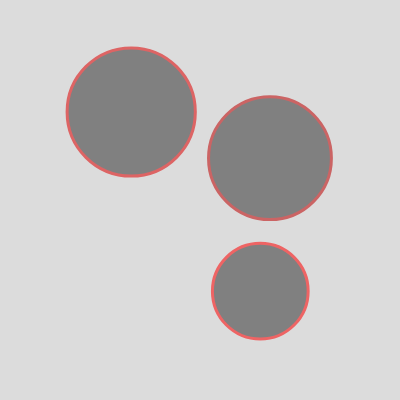
Frame 1 (no input)
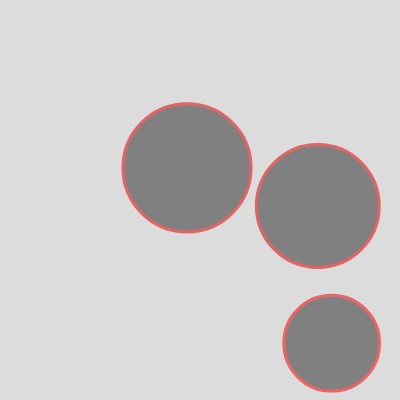
Frame 60 (no input)
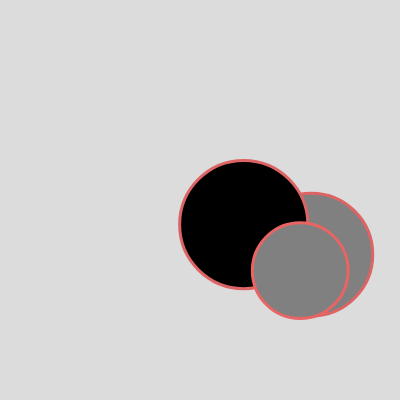
Frame 120 (the mouse pressed at the canvas centre since frame 60)

The p5.js sketch that drew these frames (run headless with seeded random() and noise() and a simulated clock; from frame 60 on, the mouse is pressed at the canvas centre):

// p5.js sketch
// ── sketch.js
// W6.3v2 clicking ball changes color
// https://editor.p5js.org/benjamin.bergery/sketches/G0IG_KdWq
//

let bballs = [];

function setup() {
  createCanvas(400, 400);

  // fill array with new instances of Bball

  for (let indy = 0; indy < 3; indy++) {
    let bradius = random(40, 70);
    let bspeed = random(0.5, 2);
    let xstart = random(bradius, width - bradius);
    let ystart = random(bradius, height - bradius);
    bball = new Bball(xstart, ystart, bradius, bspeed);
    bballs.push(bball);
  }
}

function draw() {
  background(220);

  // for of instead of for loop
  for (bball of bballs) {
    bball.bounceRandom();
    // instance.classFunction();
  }
}

function mousePressed() {
  for (bball of bballs) {
    bball.clicked(mouseX, mouseY);
    // this avoids having global variables inside the class
  }
}

/*** CLASS ********************/

class Bball {
  constructor(x, y, r, bsp) {
    this.x = x;
    this.y = y;
    this.r = r;
    this.xsp = bsp; // xspeed
    this.ysp = bsp; // yspeed
    this.brightness = 128;
  }

  //*** new class function ***//
  clicked(mX, mY) {
    let d = dist(this.x, this.y, mX, mY);
    if (d < this.r) {
      // ball clicked);
      if (this.brightness == 0) {
        this.brightness = 255;
      } else {
        this.brightness = 0;
      }
    }
  }

  // meta function inside class
  bounceRandom() {
    this.move();
    this.show();
  }

  show() {
    stroke(random(200, 250), 100, 100);
    strokeWeight(3);
    // noFill();
    fill(this.brightness);
    ellipse(this.x, this.y, this.r * 2);
  }

  move() {
    // move ball
    this.x = this.x + this.xsp;
    this.y = this.y + this.ysp;
    //// bounce x
    if (this.x >= width - this.r || this.x <= 0 + this.r) {
      this.xsp = -this.xsp;
    }
    ////// bounce y
    if (this.y >= height - this.r || this.y <= 0 + this.r) {
      this.ysp = -this.ysp;
    }
  }
}

/*******************************/
// based on my previous exercise https://editor.p5js.org/benjamin.bergery/sketches/WUlFUTdMe

/*** NOTES ********************/
